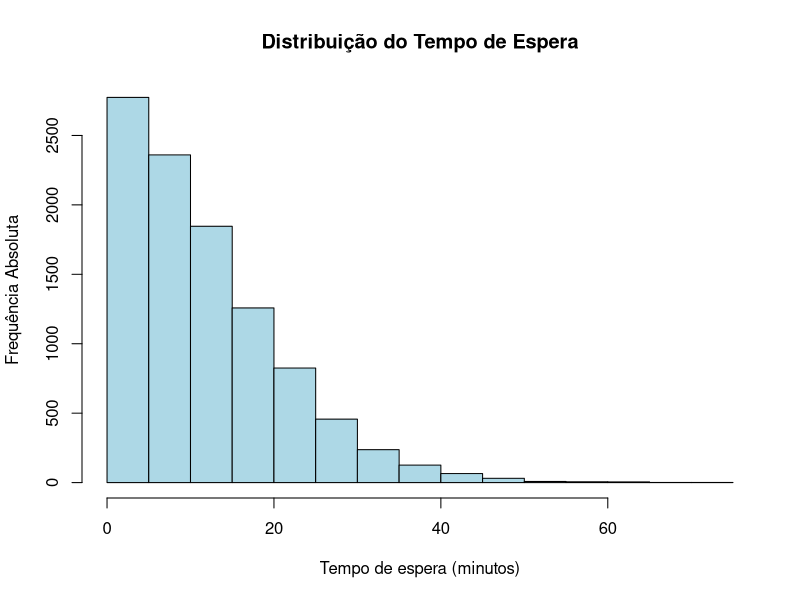

Write R code to recreate this figure.
## ---- chunk 1
# Definir a semente para reprodutibilidade
set.seed(123)

# Gerar amostras da distribuição gama para X e Y
x <- rgamma(10000, shape = 10, rate = 0.3)
y <- rgamma(10000, shape = 10, rate = 0.3)

# Calcular a diferença absoluta entre X e Y
z <- abs(x-y)

# Calcular a média de Z
mean(z)
## ---- chunk 2
hist(z, 
     main = "Distribuição do Tempo de Espera",
     xlab = "Tempo de espera (minutos)", 
     ylab = "Frequência Absoluta",
     col = "lightblue", 
     border = "black")
## ---- chunk 3
set.seed(123)
sample(1:100, 5)
